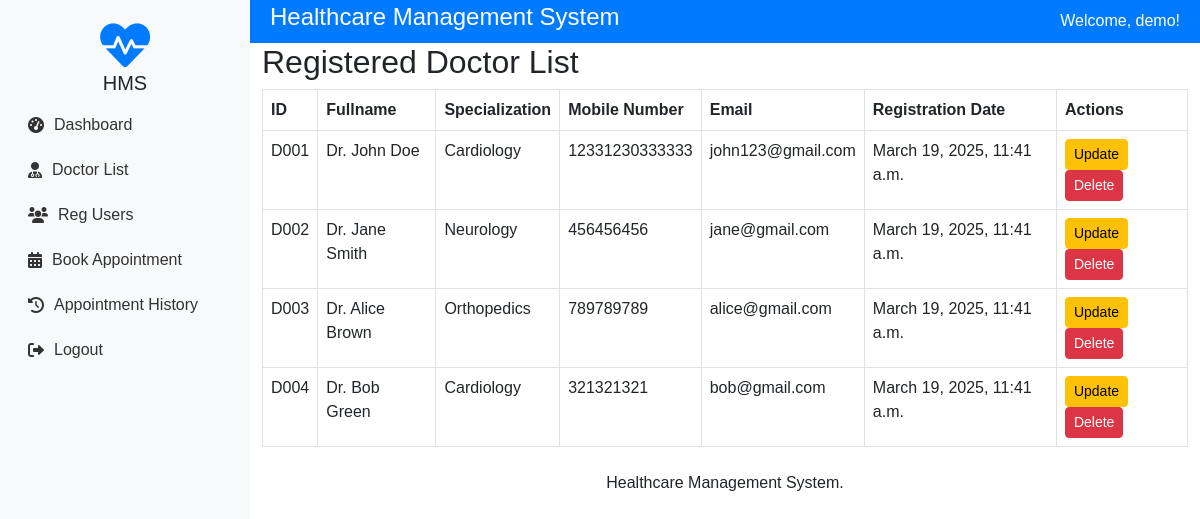
The app's page /doctors/ (signed in) with its own data.
### patients/models.py (models this page shows, shortened)
class Doctor(models.Model):
    doctor_id = models.CharField(max_length=50, unique=True)
    name = models.CharField(max_length=100)
    email = models.EmailField()
    phone = models.CharField(max_length=15)
    specialization = models.CharField(max_length=100, default="General")  # New field
    created_at = models.DateTimeField(auto_now_add=True)

### patients/views.py (the view)
# urls.py: path('doctors/', views.doctor_list, name='doctor_list'),
@login_required
def doctor_list(request):
    doctors = Doctor.objects.all()
    return render(request, 'doctor_list.html', {'doctors': doctors})

### templates/doctor_list.html
{% extends 'base.html' %}
{% block content %}
<h2>Registered Doctor List</h2>
<table class="table table-bordered">
    <thead>
        <tr>
            <th>ID</th>
            <th>Fullname</th>
            <th>Specialization</th>
            <th>Mobile Number</th>
            <th>Email</th>
            <th>Registration Date</th>
            <th>Actions</th>
        </tr>
    </thead>
    <tbody>
        {% for doctor in doctors %}
        <tr>
            <td>{{ doctor.doctor_id }}</td>
            <td>{{ doctor.name }}</td>
            <td>{{ doctor.specialization }}</td>
            <td>{{ doctor.phone }}</td>
            <td>{{ doctor.email }}</td>
            <td>{{ doctor.created_at }}</td>
            <td>
                <a href="{% url 'update_doctor' doctor.doctor_id %}" class="btn btn-warning btn-sm">Update</a>
                <a href="{% url 'delete_doctor' doctor.doctor_id %}" class="btn btn-danger btn-sm">Delete</a>
            </td>
        </tr>
        {% empty %}
        <tr>
            <td colspan="7">No doctors found.</td>
        </tr>
        {% endfor %}
    </tbody>
</table>
{% endblock %}

### templates/base.html (shortened to what this page needs)
<!DOCTYPE html>
<html lang="en">
<head>
    <link rel="stylesheet" href="https://cdn.jsdelivr.net/npm/bootstrap@5.3.0/dist/css/bootstrap.min.css">
    <link rel="stylesheet" href="https://cdnjs.cloudflare.com/ajax/libs/font-awesome/6.0.0-beta3/css/all.min.css">
    {% load static %}
    <link rel="stylesheet" href="{% static 'css/styles.css' %}">
</head>
<body>
    <div class="sidebar">
        <div class="logo">
            <i class="fas fa-heartbeat"></i>
            <h5>HMS</h5>
        </div>
        <ul>
            {% if user.is_authenticated %}
                <li><a href="{% url 'dashboard' %}"><i class="fas fa-tachometer-alt"></i> Dashboard</a></li>
                <li><a href="{% url 'doctor_list' %}"><i class="fas fa-user-md"></i> Doctor List</a></li>
                <li><a href="{% url 'user_list' %}"><i class="fas fa-users"></i> Reg Users</a></li>
                <li><a href="{% url 'book_appointment' %}"><i class="fas fa-calendar-alt"></i> Book Appointment</a></li>
                <li><a href="{% url 'appointment_history' %}"><i class="fas fa-history"></i> Appointment History</a></li>
                <li><a href="{% url 'logout' %}"><i class="fas fa-sign-out-alt"></i> Logout</a></li>
            {% else %}
                <li><a href="{% url 'login' %}"><i class="fas fa-sign-in-alt"></i> Login</a></li>
                <li><a href="{% url 'signup' %}"><i class="fas fa-user-plus"></i> Signup</a></li>
            {% endif %}
        </ul>
    </div>
    <div class="main-content">
        <div class="header">
            <h4>Healthcare Management System</h4>
            <div>
                {% if user.is_authenticated %}
                    <span>Welcome, {{ user.username }}!</span>
                {% endif %}
            </div>
        </div>
        <div class="container">
            {% block content %}{% endblock %}
        </div>
        <footer class="mt-4 text-center">
            <p>Healthcare Management System.</p>
        </footer>
    </div>
    {% load static %}
</body>
</html>

### static/css/styles.css (style rules this page uses)
body { font-family: Arial, sans-serif; }

### templates/base.html (style rules this page uses)
body { font-family: Arial, sans-serif; margin: 0; padding: 0; display: flex; }
.sidebar { width: 250px; background-color: #f8f9fa; height: 100vh; padding: 20px; position: fixed; }
.sidebar .logo { text-align: center; margin-bottom: 10px; }
.sidebar .logo i { font-size: 50px; color: #007bff; }
.sidebar ul { list-style: none; padding: 0; }
.sidebar ul li { margin: 5px 0; }
.sidebar ul li a { text-decoration: none; color: #333; display: flex; align-items: center; padding: 8px; border-radius: 5px; }
.sidebar ul li a i { margin-right: 10px; }
.main-content { margin-left: 250px; padding: 0; width: 100%; }
.header { background-color: #007bff; color: white; padding: 3px 20px; display: flex; justify-content: space-between; align-items: center; }
.container { margin-top: 0; }

### records on screen
Doctor: doctor_id "D001", name "Dr. John Doe", specialization "Cardiology", phone "12331230333333", email "john123@gmail.com", created_at "March 19, 2025, 11:41 a.m."
Doctor: doctor_id "D002", name "Dr. Jane Smith", specialization "Neurology", phone "456456456", email "jane@gmail.com", created_at "March 19, 2025, 11:41 a.m."
Doctor: doctor_id "D003", name "Dr. Alice Brown", specialization "Orthopedics", phone "789789789", email "alice@gmail.com", created_at "March 19, 2025, 11:41 a.m."
Doctor: doctor_id "D004", name "Dr. Bob Green", specialization "Cardiology", phone "321321321", email "bob@gmail.com", created_at "March 19, 2025, 11:41 a.m."

### other values on screen
{{ user.username }} "demo"
